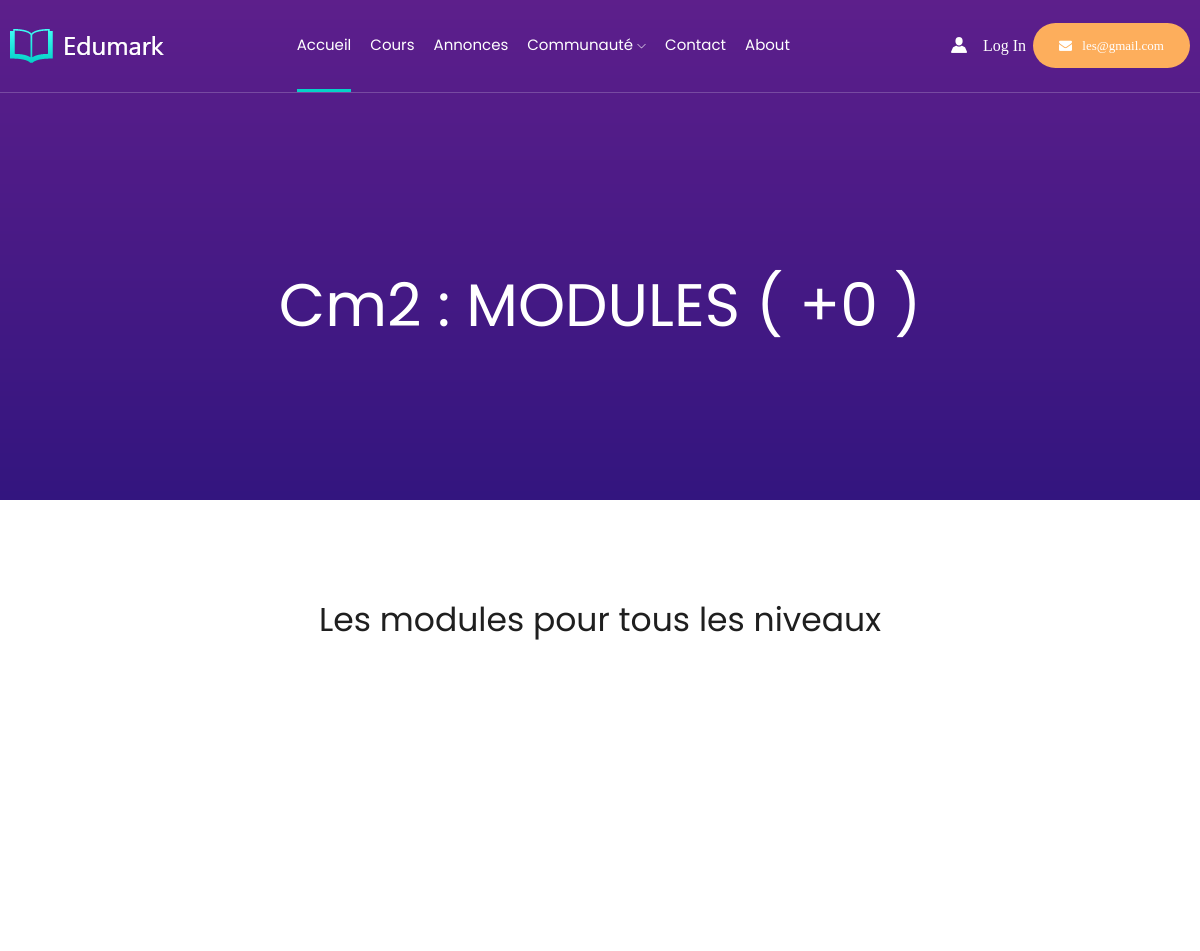
The app's page /cours/Cm2 (upper part), older data.
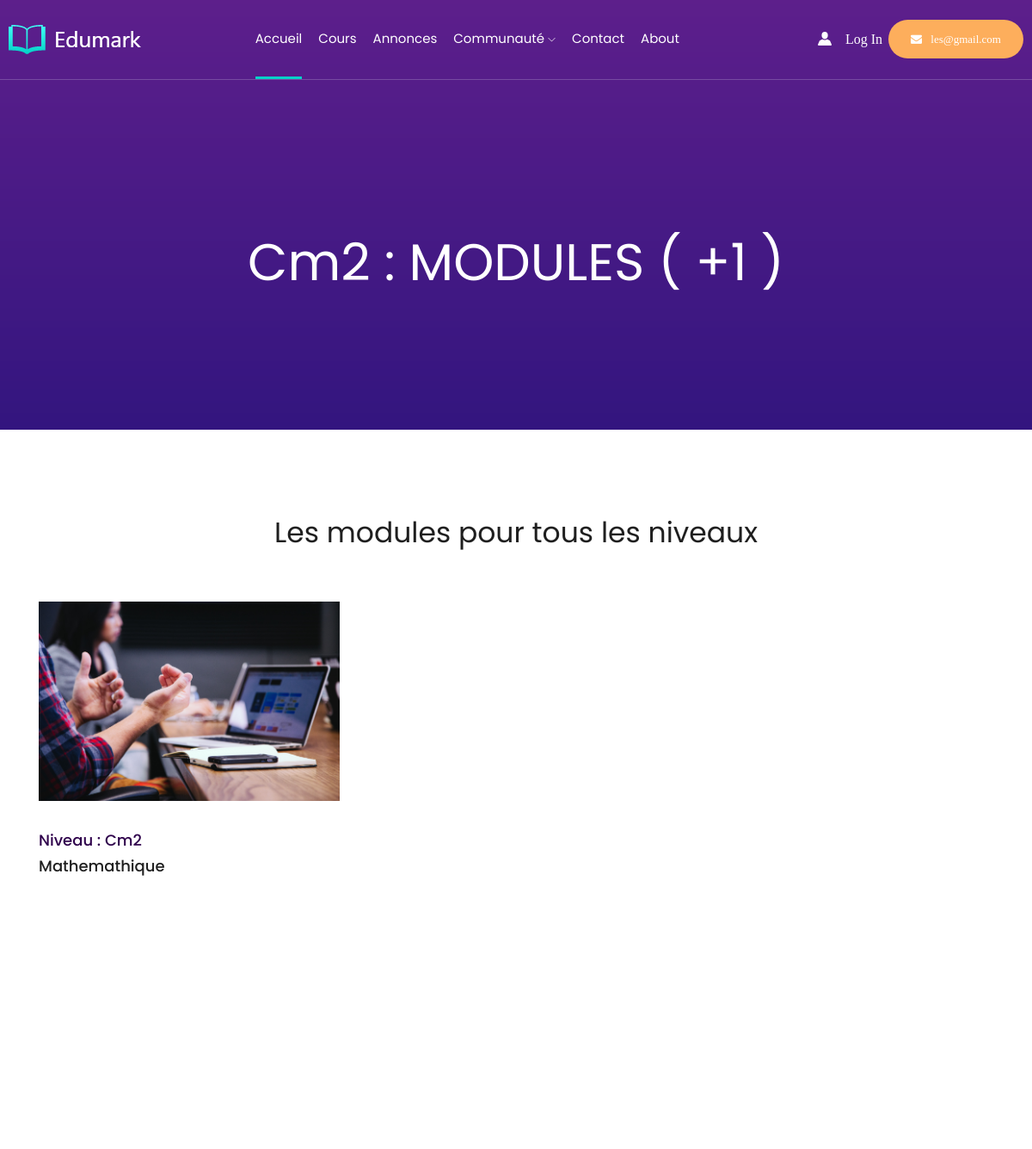
The same page, newer data.
### Membre/models.py (models this page shows)
class Cours(models.Model):
    titre = models.CharField(max_length=50)
    description = models.TextField()
    categorie = models.CharField(max_length=50)
    niveau = models.CharField(max_length=50)

### Cours/views.py (the view)
# urls.py: path('<slug:niveau>',views.Cours_cat, name = "Cours_cat" ),
def Cours_cat(request, niveau):
    categorie = Cours.objects.filter(niveau = niveau)
    som = categorie.count()
    paginator = Paginator(categorie, 5)
    page = request.GET.get('page', 1)
    try:
            categorie = paginator.page(page)
    except PageNotAnInteger:
            categorie = paginator.page(1)
    except EmptyPage:
            categorie = paginator.page(paginator.num_pages)
    return render(request, "Cours/courses.html", locals())

### Templates/Cours/courses.html (shortened to what this page needs)
{% extends "Layouts/base.html" %}
{% block content %}
{% load static %}
        <div class="bradcam_area breadcam_bg overlay2">
            <h3>{{niveau}} : MODULES ( +{{som}} )</h3>
        </div>
        <div class="our_latest_blog" style="margin-top: -100px;">
            <div class="container">
                <div class="row">
                    <div class="col-xl-12">
                        <div class="section_title text-center mb-100">
                            <h3>Les modules pour tous les niveaux</h3>
                        </div>
                    </div>
                </div>
                <div class="row">
                    {% for cat in categorie %}
                        <div class="col-xl-4 col-md-4">
                            <div class="single_latest_blog">
                                <div class="thumb">
                                  <a href ="{% url 'Cours_liste' niveau cat.categorie %}">  <img src="{% static 'img/latest_blog/1.png' %}" alt=""></a>
                                </div>
                                <div class="content_blog">
                                    <div class="date">
                                        <h4>Niveau : {{cat.niveau}}</h4>
                                    </div>
                                    <div class="blog_meta">
                                        <h3><a href="{% url 'Cours_liste' niveau cat.categorie %}">{{cat.categorie}}</a></h3>
                                    </div>
                                </div>
                            </div>
                        </div>
                    {% endfor %}
                </div>
            </div>
      </div>
    <div class="our_latest_blog" style="margin-top: -100px;">
    </div>
    {% endblock content %}

### Templates/Layouts/base.html (shortened to what this page needs)
{% load static %}
<!doctype html>
<html class="no-js" lang="zxx">
<head>
    <link rel="stylesheet" href="https://stackpath.bootstrapcdn.com/bootstrap/4.5.0/css/bootstrap.min.css">
    <link rel="stylesheet" href="{% static 'css/bootstrap.min.css' %}">
    <link rel="stylesheet" href="{% static 'css/owl.carousel.min.css' %}">
    <link rel="stylesheet" href="{% static 'css/magnific-popup.css' %}">
    <link rel="stylesheet" href="{% static 'css/font-awesome.min.css' %}">
    <link rel="stylesheet" href="{% static 'css/themify-icons.css' %}">
    <link rel="stylesheet" href="{% static 'css/nice-select.css' %}">
    <link rel="stylesheet" href="{% static 'css/flaticon.css' %}">
    <link rel="stylesheet" href="{% static 'css/gijgo.css' %}">
    <link rel="stylesheet" href="{% static 'css/animate.css' %}">
    <link rel="stylesheet" href="{% static 'css/slicknav.css' %}">
    <link rel="stylesheet" href="{% static 'css/style.css' %}">
</head>
<body>
    {% include "Layouts/header.html" %}
    {% block content %}  {% endblock content %}
</body>
</html>

### Templates/Layouts/header.html (shortened to what this page needs)
{% block content %}
{% load static %}
 <header>
    <div class="header-area ">
        <div id="sticky-header" class="main-header-area">
            <div class="container-fluid p-0">
                <div class="row align-items-center no-gutters">
                    <div class="col-xl-2 col-lg-2">
                        <div class="logo-img">
                            <a href="{% url 'Accueil' %}">
                                <img src="{% static 'img/logo.png' %}" alt="">
                            </a>
                        </div>
                    </div>
                    <div class="col-xl-7 col-lg-7">
                        <div class="main-menu  d-none d-lg-block">
                            <nav>
                                <ul id="navigation">
                                    <li><a class="active" href="{% url 'Accueil' %}">Accueil</a></li>
                                    <li><a href="{% url 'Cours_niveau' %}">Cours </a>
                                    </li>
                                    <li><a href="about.html">Annonces</a></li>
                                    <li><a href="#">Communauté <i class="ti-angle-down"></i></a>
                                    </li>
                                    <li><a href="contact.html">Contact</a></li>
                                    <li><a href="{% url 'About' %}">About</a></li>
                                </ul>
                            </nav>
                        </div>
                    </div>
                    <div class="col-xl-3 col-lg-3 d-none d-lg-block">
                        <div class="log_chat_area d-flex align-items-center">
                            <a href="{% url 'Accueil' %}#test-form" class="login popup-with-form">
                                <i class="flaticon-user"></i>
                                <span>log in</span>
                            </a>
                            <div class="live_chat_btn">
                                <a class="boxed_btn_orange" href="#">
                                    <i class="fa fa-envelope"></i>
                                    <span>les@gmail.com</span>
                                </a>
                            </div>
                        </div>
                    </div>
                    <div class="col-12">
                    </div>
                </div>
            </div>
        </div>
    </div>
</header>
{% endblock content %}

### Templates/Layouts/footer.html (shortened to what this page needs)
{% block content %}
{% load static %}
    {% endblock content %}

Row changes from the older to the newer data that the page shows:
added Cours: niveau "Cm2", categorie "Mathemathique"
Text that changed along with them:
{{ som }}: "0" → "1"
{{ niveau }}: "Cm2" → (not shown)
